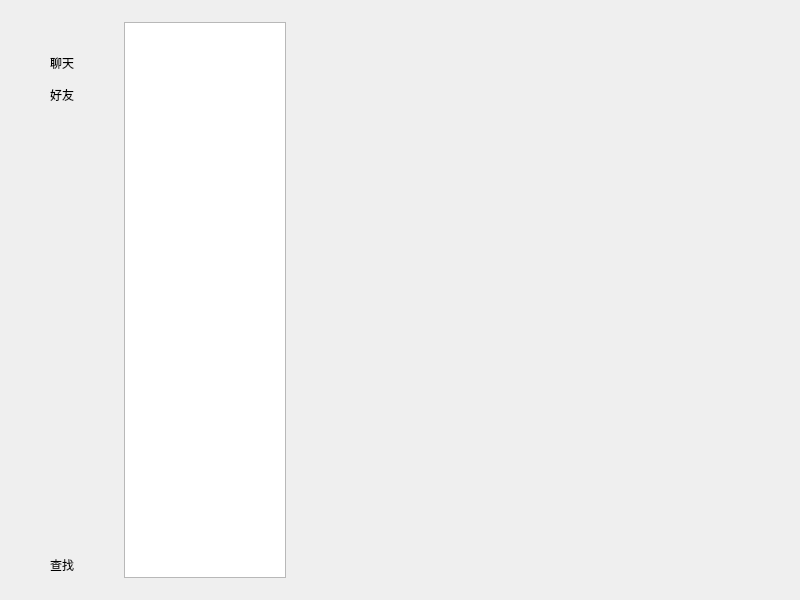
<?xml version="1.0" encoding="UTF-8"?>
<ui version="4.0">
 <class>Widget</class>
 <widget class="QWidget" name="Widget">
  <property name="geometry">
   <rect>
    <x>0</x>
    <y>0</y>
    <width>800</width>
    <height>600</height>
   </rect>
  </property>
  <property name="windowTitle">
   <string>Widget</string>
  </property>
  <layout class="QGridLayout" name="gridLayout">
   <item row="0" column="0">
    <layout class="QHBoxLayout" name="horizontalLayout_2" stretch="1,8">
     <property name="spacing">
      <number>0</number>
     </property>
     <item>
      <widget class="QWidget" name="widget" native="true">
       <layout class="QGridLayout" name="gridLayout_4">
        <item row="0" column="0">
         <layout class="QVBoxLayout" name="verticalLayout">
          <item>
           <widget class="QPushButton" name="nicknameButton">
            <property name="styleSheet">
             <string notr="true">background: transparent;</string>
            </property>
            <property name="text">
             <string/>
            </property>
            <property name="flat">
             <bool>true</bool>
            </property>
           </widget>
          </item>
          <item>
           <widget class="QPushButton" name="chatButton">
            <property name="styleSheet">
             <string notr="true">background: transparent;</string>
            </property>
            <property name="text">
             <string>聊天</string>
            </property>
            <property name="flat">
             <bool>true</bool>
            </property>
           </widget>
          </item>
          <item>
           <widget class="QPushButton" name="friendListButton">
            <property name="styleSheet">
             <string notr="true">background: transparent;</string>
            </property>
            <property name="text">
             <string>好友</string>
            </property>
            <property name="flat">
             <bool>true</bool>
            </property>
           </widget>
          </item>
          <item>
           <spacer name="verticalSpacer">
            <property name="orientation">
             <enum>Qt::Vertical</enum>
            </property>
            <property name="sizeHint" stdset="0">
             <size>
              <width>20</width>
              <height>40</height>
             </size>
            </property>
           </spacer>
          </item>
          <item>
           <widget class="QPushButton" name="findFriendButton">
            <property name="styleSheet">
             <string notr="true">background: transparent;</string>
            </property>
            <property name="text">
             <string>查找</string>
            </property>
            <property name="flat">
             <bool>true</bool>
            </property>
           </widget>
          </item>
         </layout>
        </item>
       </layout>
      </widget>
     </item>
     <item>
      <widget class="QStackedWidget" name="stackedWidget">
       <property name="currentIndex">
        <number>0</number>
       </property>
       <widget class="QWidget" name="page">
        <layout class="QGridLayout" name="gridLayout_3">
         <item row="0" column="0">
          <layout class="QHBoxLayout" name="horizontalLayout" stretch="1,3">
           <item>
            <widget class="QListWidget" name="chatListWidget"/>
           </item>
           <item>
            <widget class="QWidget" name="chatBlankWidget" native="true">
             <layout class="QGridLayout" name="chatWidgetLayout"/>
            </widget>
           </item>
          </layout>
         </item>
        </layout>
       </widget>
       <widget class="QWidget" name="page_2">
        <layout class="QGridLayout" name="gridLayout_2">
         <item row="0" column="0">
          <layout class="QHBoxLayout" name="horizontalLayout_3" stretch="1,3">
           <item>
            <widget class="QListWidget" name="friendListWidget"/>
           </item>
           <item>
            <widget class="QWidget" name="widget_2" native="true">
             <widget class="QWidget" name="friendInfoWidget" native="true">
              <property name="geometry">
               <rect>
                <x>120</x>
                <y>110</y>
                <width>251</width>
                <height>271</height>
               </rect>
              </property>
              <widget class="QWidget" name="layoutWidget">
               <property name="geometry">
                <rect>
                 <x>20</x>
                 <y>10</y>
                 <width>38</width>
                 <height>181</height>
                </rect>
               </property>
               <layout class="QVBoxLayout" name="verticalLayout_4">
                <item>
                 <widget class="QLabel" name="label">
                  <property name="text">
                   <string>账号：</string>
                  </property>
                 </widget>
                </item>
                <item>
                 <widget class="QLabel" name="label_2">
                  <property name="text">
                   <string>昵称：</string>
                  </property>
                 </widget>
                </item>
                <item>
                 <widget class="QLabel" name="label_5">
                  <property name="text">
                   <string>备注</string>
                  </property>
                 </widget>
                </item>
                <item>
                 <widget class="QLabel" name="label_3">
                  <property name="text">
                   <string>性别：</string>
                  </property>
                 </widget>
                </item>
                <item>
                 <widget class="QLabel" name="label_4">
                  <property name="text">
                   <string>生日：</string>
                  </property>
                 </widget>
                </item>
               </layout>
              </widget>
              <widget class="QWidget" name="layoutWidget">
               <property name="geometry">
                <rect>
                 <x>90</x>
                 <y>10</y>
                 <width>131</width>
                 <height>181</height>
                </rect>
               </property>
               <layout class="QVBoxLayout" name="verticalLayout_5">
                <item>
                 <widget class="QLabel" name="friendIdLabel">
                  <property name="text">
                   <string/>
                  </property>
                 </widget>
                </item>
                <item>
                 <widget class="QLabel" name="friendNickNameLabel">
                  <property name="text">
                   <string/>
                  </property>
                 </widget>
                </item>
                <item>
                 <widget class="QLabel" name="friendRemarkLabel">
                  <property name="text">
                   <string/>
                  </property>
                 </widget>
                </item>
                <item>
                 <widget class="QLabel" name="friendSexLabel">
                  <property name="text">
                   <string/>
                  </property>
                 </widget>
                </item>
                <item>
                 <widget class="QLabel" name="friendBirthLabel">
                  <property name="text">
                   <string/>
                  </property>
                 </widget>
                </item>
               </layout>
              </widget>
              <widget class="QPushButton" name="gotoChatButton">
               <property name="geometry">
                <rect>
                 <x>80</x>
                 <y>230</y>
                 <width>75</width>
                 <height>23</height>
                </rect>
               </property>
               <property name="text">
                <string>发消息</string>
               </property>
              </widget>
             </widget>
            </widget>
           </item>
          </layout>
         </item>
        </layout>
       </widget>
      </widget>
     </item>
    </layout>
   </item>
  </layout>
 </widget>
 <layoutdefault spacing="6" margin="11"/>
 <resources/>
 <connections/>
</ui>
